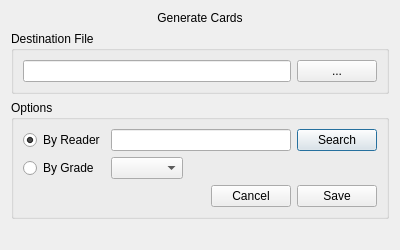
<?xml version="1.0" encoding="UTF-8"?>
<ui version="4.0">
 <class>SaveCards</class>
 <widget class="QDialog" name="SaveCards">
  <property name="geometry">
   <rect>
    <x>0</x>
    <y>0</y>
    <width>400</width>
    <height>250</height>
   </rect>
  </property>
  <property name="minimumSize">
   <size>
    <width>400</width>
    <height>250</height>
   </size>
  </property>
  <property name="maximumSize">
   <size>
    <width>500</width>
    <height>600</height>
   </size>
  </property>
  <property name="windowTitle">
   <string>Export IdCards</string>
  </property>
  <layout class="QGridLayout" name="gridLayout">
   <item row="0" column="0">
    <widget class="QLabel" name="title">
     <property name="text">
      <string>Generate Cards</string>
     </property>
     <property name="alignment">
      <set>Qt::AlignCenter</set>
     </property>
    </widget>
   </item>
   <item row="4" column="0">
    <widget class="QGroupBox" name="optionsBox">
     <property name="title">
      <string>Options</string>
     </property>
     <layout class="QVBoxLayout" name="verticalLayout_3">
      <item>
       <layout class="QGridLayout" name="gridLayout_2">
        <item row="2" column="0">
         <widget class="QRadioButton" name="radio_grade">
          <property name="text">
           <string>By Grade</string>
          </property>
         </widget>
        </item>
        <item row="0" column="0">
         <widget class="QRadioButton" name="radio_reader">
          <property name="text">
           <string>By Reader</string>
          </property>
          <property name="checked">
           <bool>true</bool>
          </property>
         </widget>
        </item>
        <item row="0" column="1">
         <layout class="QHBoxLayout" name="horizontalLayout_2">
          <item>
           <widget class="QLineEdit" name="field_readerID"/>
          </item>
          <item>
           <widget class="QPushButton" name="buttonSearchReader">
            <property name="text">
             <string>Search</string>
            </property>
           </widget>
          </item>
         </layout>
        </item>
        <item row="2" column="1">
         <layout class="QHBoxLayout" name="horizontalLayout_3">
          <item>
           <widget class="QComboBox" name="combo_grades"/>
          </item>
          <item>
           <spacer name="horizontalSpacer">
            <property name="orientation">
             <enum>Qt::Horizontal</enum>
            </property>
            <property name="sizeHint" stdset="0">
             <size>
              <width>40</width>
              <height>20</height>
             </size>
            </property>
           </spacer>
          </item>
         </layout>
        </item>
       </layout>
      </item>
      <item>
       <layout class="QHBoxLayout" name="horizontalLayout_4">
        <item>
         <spacer name="horizontalSpacer_3">
          <property name="orientation">
           <enum>Qt::Horizontal</enum>
          </property>
          <property name="sizeHint" stdset="0">
           <size>
            <width>40</width>
            <height>20</height>
           </size>
          </property>
         </spacer>
        </item>
        <item>
         <widget class="QPushButton" name="btnCancel">
          <property name="text">
           <string>Cancel</string>
          </property>
         </widget>
        </item>
        <item>
         <widget class="QPushButton" name="btnExport">
          <property name="text">
           <string>Save</string>
          </property>
         </widget>
        </item>
       </layout>
      </item>
     </layout>
    </widget>
   </item>
   <item row="1" column="0">
    <widget class="QGroupBox" name="groupBox">
     <property name="title">
      <string>Destination File</string>
     </property>
     <layout class="QHBoxLayout" name="horizontalLayout">
      <item>
       <widget class="QLineEdit" name="field_path"/>
      </item>
      <item>
       <widget class="QPushButton" name="btn_searchFile">
        <property name="text">
         <string>...</string>
        </property>
       </widget>
      </item>
     </layout>
    </widget>
   </item>
   <item row="5" column="0">
    <spacer name="verticalSpacer">
     <property name="orientation">
      <enum>Qt::Vertical</enum>
     </property>
     <property name="sizeHint" stdset="0">
      <size>
       <width>20</width>
       <height>40</height>
      </size>
     </property>
    </spacer>
   </item>
  </layout>
 </widget>
 <tabstops>
  <tabstop>field_path</tabstop>
  <tabstop>btn_searchFile</tabstop>
  <tabstop>radio_reader</tabstop>
  <tabstop>radio_grade</tabstop>
  <tabstop>field_readerID</tabstop>
  <tabstop>buttonSearchReader</tabstop>
  <tabstop>btnCancel</tabstop>
 </tabstops>
 <resources/>
 <connections>
  <connection>
   <sender>btnCancel</sender>
   <signal>clicked()</signal>
   <receiver>SaveCards</receiver>
   <slot>accept()</slot>
   <hints>
    <hint type="sourcelabel">
     <x>541</x>
     <y>201</y>
    </hint>
    <hint type="destinationlabel">
     <x>570</x>
     <y>209</y>
    </hint>
   </hints>
  </connection>
 </connections>
</ui>
